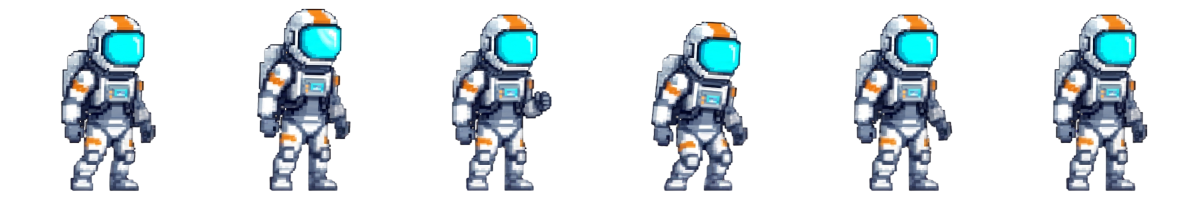
#> input picture Assets/Gemini_Generated_Image_oh58mooh58mooh58-Photoroom.png, 2400 x 400 px (shown at 1/2 size)
$ python generate_grapple_anchor.py ../Assets/Gemini_Generated_Image_oh58mooh58mooh58-Photoroom.png
#> lines starting #> are read from the running program, lines starting #| are printed output that depends on the picture
"""Key and defringe a magenta-backed grapple sprite; usage: script.py INPUT.png."""
import argparse
from pathlib import Path
import re
import uuid

from PIL import Image


def key_magenta(image):
    result = Image.new("RGBA", image.size)
#> result: PIL image 2400x400 RGBA; every value is 0
    pixels = []
    source = image.convert("RGBA")
#> source is the input picture: PIL image 2400x400 RGBA; mean R, G, B, A 33.9, 41.3, 45.1, 71.9
    source_pixels = source.load()
    for index in range(source.width * source.height):
        r, g, b, a = source_pixels[index % source.width, index // source.width]
        spill = max(0, min(r, b) - g)
        coverage = 1.0 - spill / 255.0
        if spill > 100 or a == 0:
            pixels.append((0, 0, 0, 0))
            continue
        removed = 255 * (1 - coverage)
        red = max(0, min(255, round((r - removed) / coverage)))
        green = max(0, min(255, round(g / coverage)))
        blue = max(0, min(255, round((b - removed) / coverage)))
        if coverage < 1 and red > green and blue > green:
            red = green
        pixels.append((red, green, blue, round(a * coverage)))
#> this loop made 960000 passes
#> (r, g, b, a) on passes 2 to 4: (0, 0, 0, 0), (0, 0, 0, 0), (0, 0, 0, 0)
#> after the loop, pixels = 960000 items
    result.putdata(pixels)
    bounds = result.getbbox()
#> bounds = (0, 0, 2400, 400)
    if bounds is None:
        raise ValueError("The source contains no foreground after keying")
    result = result.crop(bounds)
    return result.resize((max(1, round(result.width * 96 / result.height)), 96), Image.Resampling.NEAREST)
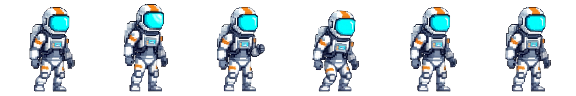
#> returned value: PIL image 576x96 RGBA; mean R, G, B, A 33.9, 41.4, 45.1, 71.9; transparent parts drawn white


def main():
    parser = argparse.ArgumentParser(description=__doc__)
    parser.add_argument("source", type=Path)
    args = parser.parse_args()
    root = Path(__file__).resolve().parents[1]
    output = root / "Assets/Sprites/Environment/Generated"
    output.mkdir(exist_ok=True)
    image = key_magenta(Image.open(args.source))
    image.save(output / "grapple_anchor.png")
    meta = output / "grapple_anchor.png.meta"
#> (the run stopped early here; a loop or call above may not have finished)
